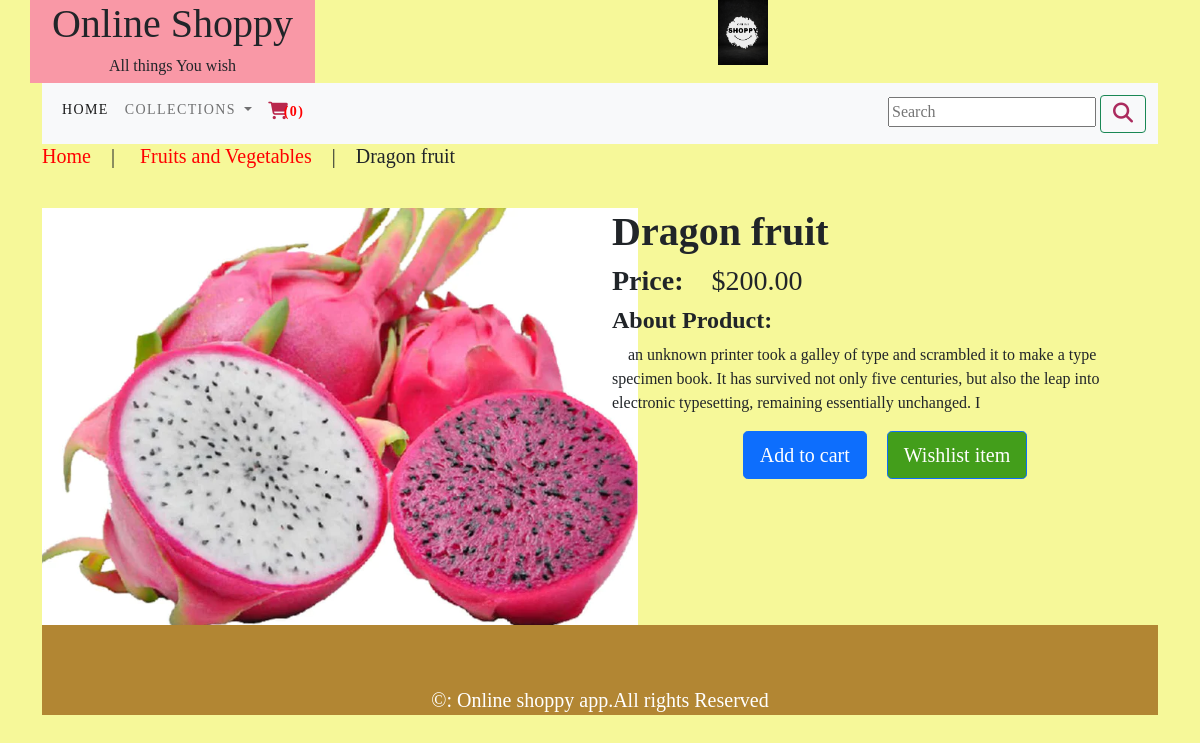
The app's page /shop/fruits-and-vegetables/dragon-fruit with its own data.
### shop/models.py (models this page shows, shortened)
class Product(models.Model):
    name = models.CharField(max_length=250,unique=True)
    price = models.DecimalField(max_digits=10,decimal_places=2)
    slug = models.SlugField(max_length=250, unique=True)
    desc = models.TextField(blank=True)
    category = models.ForeignKey(Category,on_delete=models.CASCADE)
    image = models.ImageField(upload_to='product', blank=True)
    stocks = models.IntegerField()
    available = models.BooleanField(default=True)
    created = models.DateTimeField(auto_now_add=True)
    updated = models.DateTimeField(auto_now_add=True)
    class Meta:
        ordering = ('name',)
        verbose_name = 'product'
        verbose_name_plural = 'products'

class Category(models.Model):
    name = models.CharField(max_length=250,unique=True)
    slug = models.SlugField(max_length=250,unique=True)
    desc = models.TextField(blank=True)
    image = models.ImageField(upload_to='category',blank=True)
    class Meta:
        ordering = ('name',)
        verbose_name = 'category'
        verbose_name_plural = 'categories'
    def get_url(self):
        return reverse('shopapp:Prod_by_cat',args=[self.slug])
    def __str__(self):
        return '{}'.format(self.name)

### shop/views.py (the view)
# urls.py: path('<slug:c_slug>/<slug:product_slug>',views.ProdDetail,name='Prod_detail'),
def ProdDetail(request,c_slug,product_slug):
    try:
        product = Product.objects.get(category__slug=c_slug,slug=product_slug)
    except Exception as e:
        raise e
    return render(request,"product.html",{'product':product})

### cartapp/context_processors.py (called while the page is built)
def counter(request):
    item_count = 0
    if 'admin' in request.path:
        return {}
    else:
        try:
            cart = Cart.objects.all().filter(cart_id=createId(request))
            cart_items = CartItem.objects.all().filter(cart=cart[:1])
            for cart_item in cart_items:
                item_count += cart_item.quantity
        except Cart.DoesNotExist:
            item_count = 0
    return dict(item_count=item_count)

### cartapp/views.py (called while the page is built)
def createId(request):
    cart = request.session.session_key
    if not cart:
        cart = request.session.create()
    return cart

### shop/context_processors.py (called while the page is built)
def menu_links(request):
    links = Category.objects.all()
    return dict(links=links)

### templates/product.html (shortened to what this page needs)
{% extends 'base.html' %}
{% load static%}
{% block content %}
<div>
    <div>
        <h5><a href="{% url 'shopapp:allprodcat' %}">Home</a>&emsp;|&emsp;
            <a href="{{product.category.get_url}}">{{product.category}}</a>&emsp;|&emsp;{{product.name}} </h5></p>
    </div>
</div>
<br>
<div class="row">
    <div class="col-md-6">
        <div>
            <center><img src="{{product.image.url}}" alt="{{product.name}}"></center>
        </div>
    </div>
    <div class="col-md-6">
        <h1><b>{{product.name}}</b></h1>
        <h3><b>Price:</b>&emsp;${{product.price}}</h3>
        <h4><b>About Product:</b></h4>
        <p>&emsp;{{product.desc}}</p>
        {% if product.stocks <= 0 %}
        <center><h3 style="color:red"><b>Out of stock</b></h3></center>
        {% else %}
        <center><a href="{% url 'cartapp:add_cart' product.id %}"><button type="button" class="btn btn-primary btn-lg">Add to cart</button></a>&emsp;
        <a href=""><button type="button" class="btn btn-primary btn-lg" style="background-color:#439E1B">Wishlist item</button></a>
        </center>
        {% endif %}
    </div>
</div>
{% endblock %}

### static/css/custom.css (style rules this page uses)
.body { font-family: 'Roboto Slab', serif; }
a { text-decoration: none; color: red; }

### records on screen
Product: category "Fruits and Vegetables", name "Dragon fruit", image (picture), price "200.00", desc "an unknown printer took a galley of type and scrambled it to make a type specimen book. It has survived not only five centuries, but also the leap into electronic typesetting, remaining essentially unchanged. I"

### other values on screen
{{ item_count }} "0"
